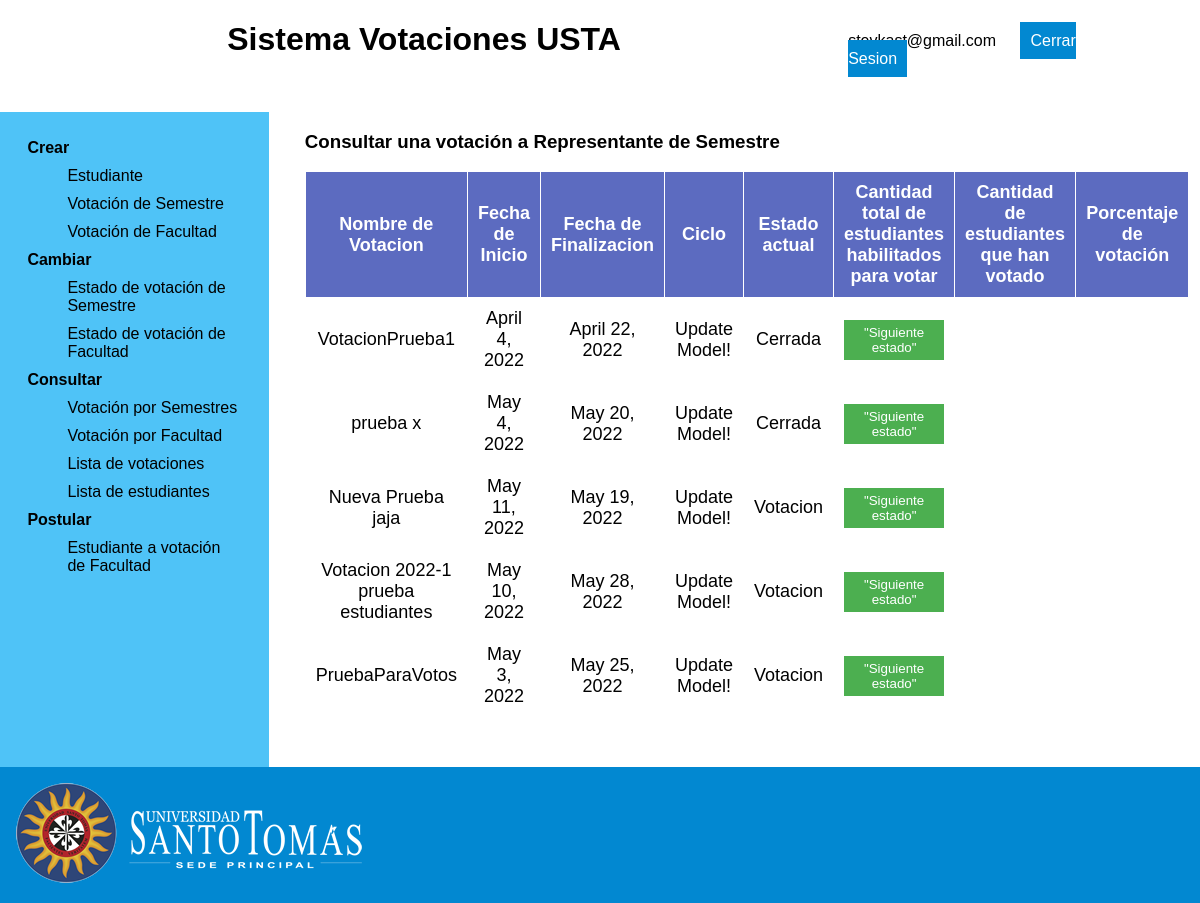
The page /consultCycleVoting/ (signed in) on the database as committed earlier.
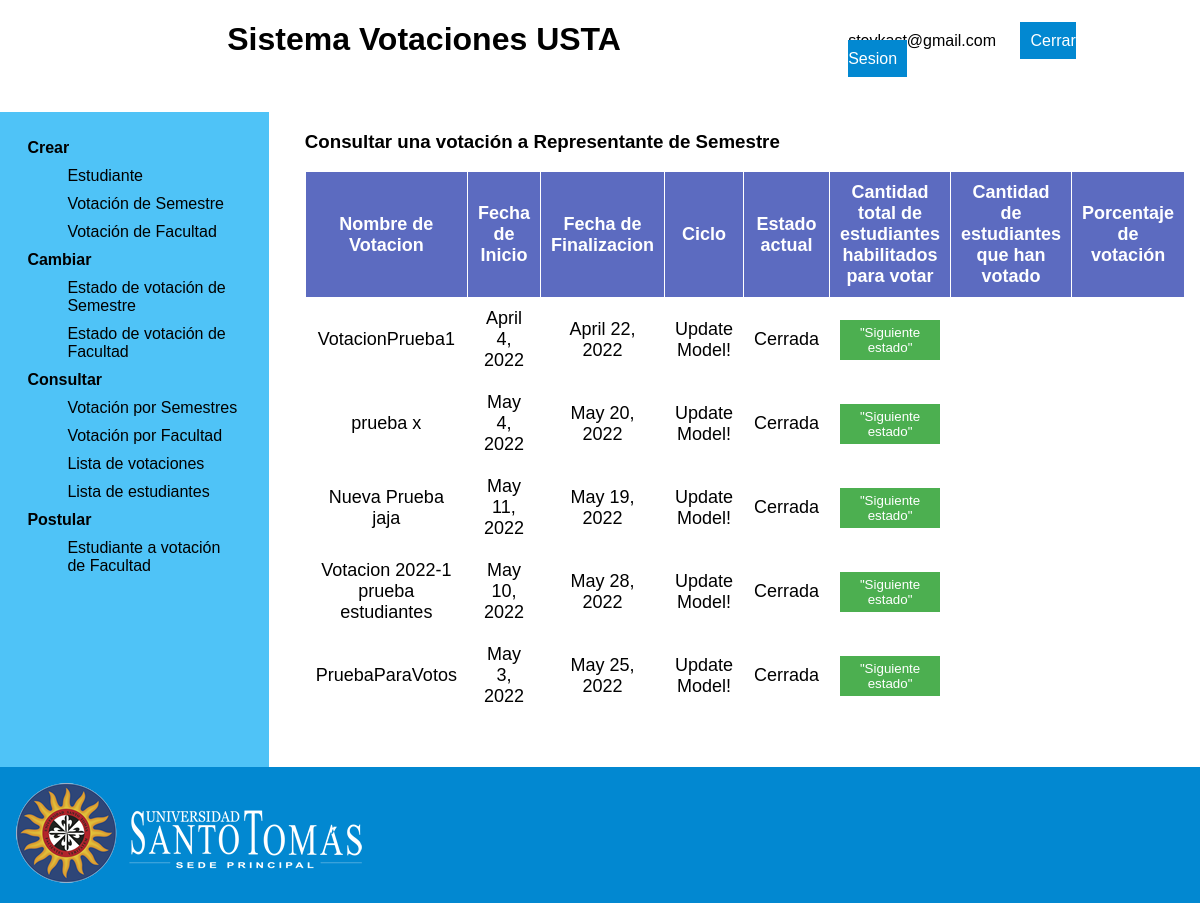
The same page on the database as committed later.
### app_votaciones/models.py (models this page shows, shortened)
class Votacion(models.Model):
    nombre = models.CharField(max_length=45)
    start_date = models.DateField(
                                auto_now=False,
	                            auto_now_add=False,
    )
    end_date = models.DateField(auto_now=False,
	                            auto_now_add=False,
                                )
    idTipo = models.ForeignKey(TipoVotacion,
                  related_name='votaciones',
                  null=False,
                  on_delete=models.PROTECT)
    idEstado = models.ForeignKey(EstadoVotacion,
                  related_name='votaciones',
                  null=False,
                  on_delete=models.PROTECT)
    idFacultad = models.ForeignKey(Facultad,
                  related_name='votaciones',
                  null=False,
                  on_delete=models.PROTECT)
    class Meta:
        app_label = 'app_votaciones'

### app_votaciones/views.py (the view)
# urls.py: path('consultCycleVoting/', views.consultCycleVoting, name='consultCycleVoting'),
@login_required
def consultCycleVoting(request):
    query = Votacion.objects.all()
    lista = list(query.values())
    fac = Facultad.objects.get(id=Decano.objects.get(id=request.user.id).idFacultad_id)
    contexto = {"votaciones":lista, "facultad":fac, "facultad_id":fac.id }
    return render(request, 'consultCycleVoting.html', contexto)

### app_votaciones/templates/consultCycleVoting.html (shortened to what this page needs)
{% extends "dean.html" %}
{% load static %}
{% block main %}
<h3>Consultar una votación a Representante de Semestre</h3>
<table>
  <thead>
    <tr>
      <th>Nombre de Votacion</th>
      <th>Fecha de Inicio</th>
      <th>Fecha de Finalizacion</th>
      <th>Ciclo</th>
      <th>Estado actual</th>
      <th>Cantidad total de estudiantes habilitados para votar</th>
      <th>Cantidad de estudiantes que han votado</th>
      <th>Porcentaje de votación</th>
    </tr>
  </thead>
  <tbody>
    {% if votaciones %}
    {% for votacion in votaciones %}
    {% if votacion.idTipo_id == 1 and facultad_id == votacion.idFacultad_id %}
    <tr>
      <td>{{votacion.nombre}}</td>
      <td>{{votacion.start_date}}</td>
      <td>{{votacion.end_date}}</td>
      <td>Update Model!</td>
      {% if votacion.idEstado_id == 1 %}
      <td> Postulación </td>
      {% elif votacion.idEstado_id == 2 %}
      <td> Votacion </td>
      {% else %}
      <td> Cerrada </td>
      {% endif %}
      <form action="{% url 'app:nextStatus' %}" method="post">
        <td><button type="submit" name='id' value={{votacion.id}}>"Siguiente estado"</button></td>
      </form>
    </tr>
    {% endif %}
    {% endfor %}
    {% endif %}
  </tbody>
</table>
{% endblock %}

Rows that differ between the two databases and show on the page:
changed Votacion "Nueva Prueba jaja": idEstado_id "Votacion" → "Cerrada"
changed Votacion "Votacion 2022-1 prueba estudiantes": idEstado_id "Votacion" → "Cerrada"
changed Votacion "PruebaParaVotos": idEstado_id "Votacion" → "Cerrada"
